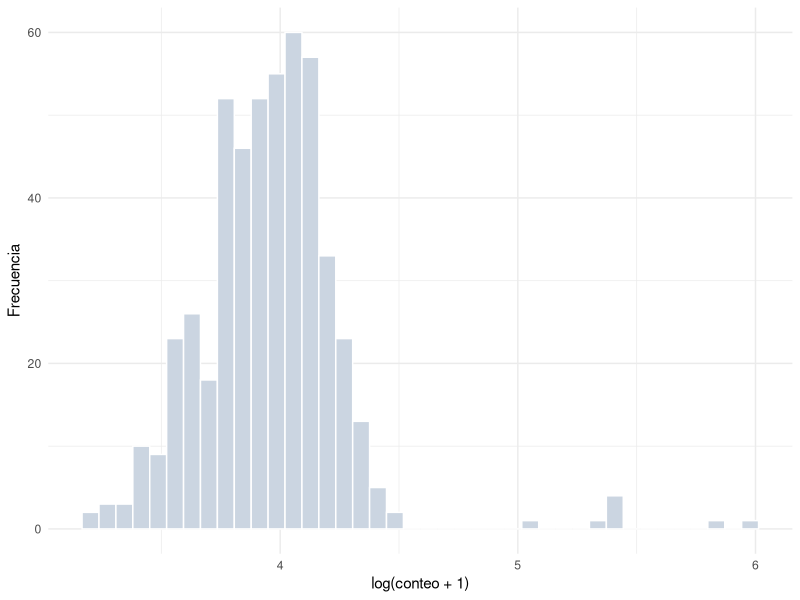
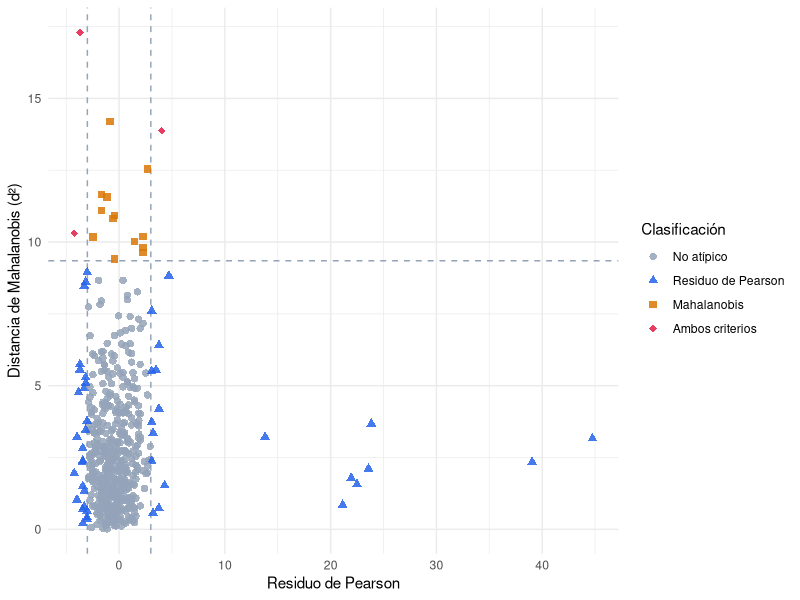
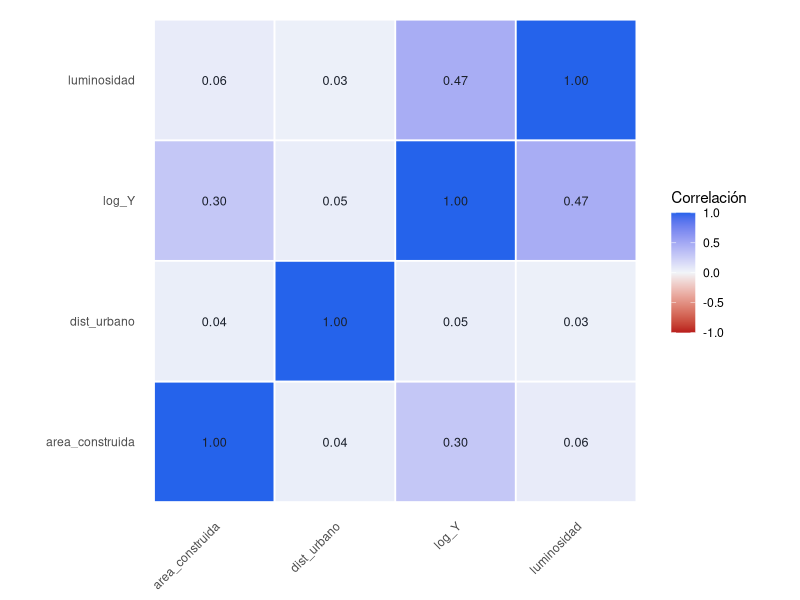

Source code (R) for these figures, in order:
## ---- chunk 1
set.seed(2024)

I <- 500

covariables_std <- data.frame(
  luminosidad     = rnorm(I),
  area_construida = rnorm(I),
  dist_urbano     = rnorm(I)
)

beta_sim  <- c(0.15, 0.08, 0.01)
mu        <- as.matrix(covariables_std) %*% beta_sim
sigma_sim <- 0.1
delta     <- rlnorm(I, meanlog = mu, sdlog = sigma_sim)

V <- round(runif(I, min = 48, max = 52))
Y <- rpois(I, lambda = delta * V)

idx_atipicos    <- sample(seq_len(I), 8)
Y[idx_atipicos] <- Y[idx_atipicos] * sample(4:6, 8, replace = TRUE)
## ---- chunk 2
library(tidyverse)

# Asimetría y curtosis muestrales (evita la dependencia del paquete moments)
skewness <- function(x) mean((x - mean(x))^3) / sd(x)^3
kurtosis <- function(x) mean((x - mean(x))^4) / sd(x)^4

resumen_conteos <- tibble(
  n_segmentos = length(Y),
  media       = mean(Y),
  mediana     = median(Y),
  desv_est    = sd(Y),
  asimetria   = skewness(Y),
  curtosis    = kurtosis(Y),
  indice_disp = var(Y) / mean(Y)
)
## ---- chunk 3
library(kableExtra)

formato_tabla <- if (knitr::is_latex_output()) {
  "latex"
} else if (knitr::is_html_output()) {
  "html"
} else {
  "pipe"
}

tabla_resumen <- resumen_conteos %>%
  rename(
    "N.º segmentos"        = n_segmentos,
    "Media"                = media,
    "Mediana"              = mediana,
    "Desv. estándar"       = desv_est,
    "Asimetría"            = asimetria,
    "Curtosis"             = curtosis,
    "Índice de dispersión" = indice_disp
  ) %>%
  knitr::kable(
    format   = formato_tabla,
    digits   = 2,
    align    = "c",
    booktabs = TRUE,
    caption  = "Resumen descriptivo de los conteos observados por segmento"
  )

# kable_styling() solo aplica estilos a HTML/LaTeX; en Word (formato "pipe")
# genera salida HTML que rompe el render, por lo que se omite en ese caso.
if (formato_tabla != "pipe") {
  tabla_resumen <- tabla_resumen %>%
    kable_styling(
      bootstrap_options = c("striped", "hover", "condensed"),
      latex_options      = c("hold_position", "striped"),
      full_width         = FALSE,
      font_size          = 16
    )
}

tabla_resumen
## ---- chunk 4
tibble(log_Y = log(Y + 1)) %>%
  ggplot(aes(x = log_Y)) +
  geom_histogram(bins = 40, fill = "#CBD5E1", color = "white") +
  labs(x = "log(conteo + 1)", y = "Frecuencia") +
  theme_minimal()
## ---- chunk 5
lambda_nulo       <- mean(Y)
residuos_p        <- (Y - lambda_nulo) / sqrt(lambda_nulo)
segmentos_outlier <- which(abs(residuos_p) > 3)

X_mat   <- as.matrix(covariables_std)
d2_mah  <- mahalanobis(X_mat, colMeans(X_mat), cov(X_mat))
p_valor <- pchisq(d2_mah, df = ncol(X_mat), lower.tail = FALSE)
outliers_multivariados <- which(p_valor < 0.025)
## ---- chunk 6
umbral_mahalanobis <- qchisq(0.975, df = ncol(X_mat))

diagnostico_outliers <- tibble(
  segmento        = seq_len(I),
  residuo_pearson = residuos_p,
  d2_mahalanobis  = d2_mah,
  categoria = case_when(
    segmento %in% segmentos_outlier & segmento %in% outliers_multivariados ~ "Ambos criterios",
    segmento %in% segmentos_outlier                                        ~ "Residuo de Pearson",
    segmento %in% outliers_multivariados                                   ~ "Mahalanobis",
    TRUE                                                                   ~ "No atípico"
  ) %>%
    factor(levels = c("No atípico", "Residuo de Pearson", "Mahalanobis", "Ambos criterios"))
)

ggplot(diagnostico_outliers, aes(x = residuo_pearson, y = d2_mahalanobis,
                                  color = categoria, shape = categoria)) +
  geom_hline(yintercept = umbral_mahalanobis, linetype = "dashed", color = "#94A3B8") +
  geom_vline(xintercept = c(-3, 3), linetype = "dashed", color = "#94A3B8") +
  geom_point(size = 2.2, alpha = 0.85) +
  scale_color_manual(values = c(
    "No atípico"         = "#94A3B8",
    "Residuo de Pearson" = "#2563EB",
    "Mahalanobis"        = "#D97706",
    "Ambos criterios"    = "#E11D48"
  )) +
  scale_shape_manual(values = c(
    "No atípico"         = 16,
    "Residuo de Pearson" = 17,
    "Mahalanobis"        = 15,
    "Ambos criterios"    = 18
  )) +
  labs(x = "Residuo de Pearson", y = "Distancia de Mahalanobis (d²)",
       color = "Clasificación", shape = "Clasificación") +
  theme_minimal()
## ---- chunk 7
cor_mat <- cor(cbind(log_Y = log(Y + 1), covariables_std),
               method = "pearson")

modelo_ols <- lm(log(Y + 1) ~ ., data = as.data.frame(covariables_std))
tabla_vif  <- tibble(
  covariable = names(car::vif(modelo_ols)),
  VIF        = car::vif(modelo_ols)
)
## ---- chunk 8
tabla_vif_kable <- tabla_vif %>%
  rename("Covariable" = covariable) %>%
  knitr::kable(
    format   = formato_tabla,
    digits   = 2,
    align    = "c",
    booktabs = TRUE,
    caption  = "Factores de inflación de varianza (VIF) de las covariables auxiliares"
  )

if (formato_tabla != "pipe") {
  tabla_vif_kable <- tabla_vif_kable %>%
    kable_styling(
      bootstrap_options = c("striped", "hover", "condensed"),
      latex_options      = c("hold_position", "striped"),
      full_width         = FALSE,
      font_size          = 16
    )
}

tabla_vif_kable
## ---- chunk 9
cor_mat %>%
  as.data.frame() %>%
  rownames_to_column("var1") %>%
  pivot_longer(-var1, names_to = "var2", values_to = "correlacion") %>%
  ggplot(aes(x = var1, y = var2, fill = correlacion)) +
  geom_tile(color = "white", linewidth = 0.6) +
  geom_text(aes(label = sprintf("%.2f", correlacion)), size = 3.2, color = "#1A202C") +
  scale_fill_gradient2(low = "#B91C1C", mid = "#F1F5F9", high = "#2563EB",
                       midpoint = 0, limits = c(-1, 1), name = "Correlación") +
  coord_fixed() +
  labs(x = NULL, y = NULL) +
  theme_minimal() +
  theme(panel.grid = element_blank(),
        axis.text.x = element_text(angle = 45, hjust = 1))
